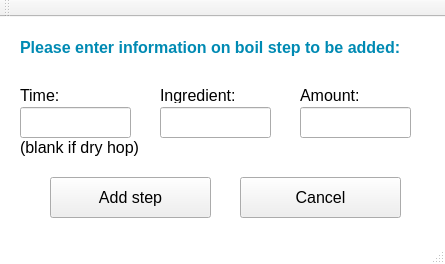
<?xml version="1.0" encoding="UTF-8"?>
<ui version="4.0">
 <class>BoilPopup</class>
 <widget class="QMainWindow" name="BoilPopup">
  <property name="geometry">
   <rect>
    <x>0</x>
    <y>0</y>
    <width>445</width>
    <height>264</height>
   </rect>
  </property>
  <property name="windowTitle">
   <string>Adding boil step</string>
  </property>
  <property name="styleSheet">
   <string notr="true">QMainWindow {
background: white;
}</string>
  </property>
  <widget class="QWidget" name="centralWidget">
   <widget class="QPushButton" name="Add_Step">
    <property name="geometry">
     <rect>
      <x>50</x>
      <y>160</y>
      <width>161</width>
      <height>41</height>
     </rect>
    </property>
    <property name="font">
     <font>
      <family>Arial</family>
      <pointsize>12</pointsize>
     </font>
    </property>
    <property name="text">
     <string>Add step</string>
    </property>
   </widget>
   <widget class="QPushButton" name="Cancel">
    <property name="geometry">
     <rect>
      <x>240</x>
      <y>160</y>
      <width>161</width>
      <height>41</height>
     </rect>
    </property>
    <property name="font">
     <font>
      <family>Arial</family>
      <pointsize>12</pointsize>
     </font>
    </property>
    <property name="text">
     <string>Cancel</string>
    </property>
   </widget>
   <widget class="QLabel" name="Label">
    <property name="geometry">
     <rect>
      <x>20</x>
      <y>20</y>
      <width>401</width>
      <height>21</height>
     </rect>
    </property>
    <property name="font">
     <font>
      <family>Arial</family>
      <pointsize>12</pointsize>
      <weight>75</weight>
      <bold>true</bold>
     </font>
    </property>
    <property name="styleSheet">
     <string notr="true">color: rgb(0, 138, 179)</string>
    </property>
    <property name="text">
     <string>Please enter information on boil step to be added:</string>
    </property>
   </widget>
   <widget class="QLineEdit" name="Time">
    <property name="geometry">
     <rect>
      <x>20</x>
      <y>90</y>
      <width>111</width>
      <height>31</height>
     </rect>
    </property>
    <property name="font">
     <font>
      <family>Arial</family>
      <pointsize>12</pointsize>
     </font>
    </property>
   </widget>
   <widget class="QLabel" name="label_2">
    <property name="geometry">
     <rect>
      <x>20</x>
      <y>70</y>
      <width>111</width>
      <height>16</height>
     </rect>
    </property>
    <property name="font">
     <font>
      <family>Arial</family>
      <pointsize>12</pointsize>
     </font>
    </property>
    <property name="text">
     <string>Time:</string>
    </property>
   </widget>
   <widget class="QLabel" name="label_3">
    <property name="geometry">
     <rect>
      <x>300</x>
      <y>70</y>
      <width>81</width>
      <height>16</height>
     </rect>
    </property>
    <property name="font">
     <font>
      <family>Arial</family>
      <pointsize>12</pointsize>
     </font>
    </property>
    <property name="text">
     <string>Amount:</string>
    </property>
   </widget>
   <widget class="QLineEdit" name="Amount">
    <property name="geometry">
     <rect>
      <x>300</x>
      <y>90</y>
      <width>111</width>
      <height>31</height>
     </rect>
    </property>
    <property name="font">
     <font>
      <family>Arial</family>
      <pointsize>12</pointsize>
     </font>
    </property>
   </widget>
   <widget class="QLabel" name="label_6">
    <property name="geometry">
     <rect>
      <x>160</x>
      <y>70</y>
      <width>111</width>
      <height>16</height>
     </rect>
    </property>
    <property name="font">
     <font>
      <family>Arial</family>
      <pointsize>12</pointsize>
     </font>
    </property>
    <property name="text">
     <string>Ingredient:</string>
    </property>
   </widget>
   <widget class="QLineEdit" name="Ingredient">
    <property name="geometry">
     <rect>
      <x>160</x>
      <y>90</y>
      <width>111</width>
      <height>31</height>
     </rect>
    </property>
    <property name="font">
     <font>
      <family>Arial</family>
      <pointsize>12</pointsize>
     </font>
    </property>
   </widget>
   <widget class="QLabel" name="label_7">
    <property name="geometry">
     <rect>
      <x>20</x>
      <y>120</y>
      <width>121</width>
      <height>21</height>
     </rect>
    </property>
    <property name="font">
     <font>
      <family>Arial</family>
      <pointsize>12</pointsize>
     </font>
    </property>
    <property name="text">
     <string>(blank if dry hop)</string>
    </property>
   </widget>
  </widget>
  <widget class="QMenuBar" name="menuBar">
   <property name="geometry">
    <rect>
     <x>0</x>
     <y>0</y>
     <width>445</width>
     <height>21</height>
    </rect>
   </property>
  </widget>
  <widget class="QToolBar" name="mainToolBar">
   <attribute name="toolBarArea">
    <enum>TopToolBarArea</enum>
   </attribute>
   <attribute name="toolBarBreak">
    <bool>false</bool>
   </attribute>
  </widget>
  <widget class="QStatusBar" name="statusBar"/>
 </widget>
 <layoutdefault spacing="6" margin="11"/>
 <tabstops>
  <tabstop>Time</tabstop>
  <tabstop>Ingredient</tabstop>
  <tabstop>Amount</tabstop>
  <tabstop>Add_Step</tabstop>
  <tabstop>Cancel</tabstop>
 </tabstops>
 <resources/>
 <connections/>
</ui>
